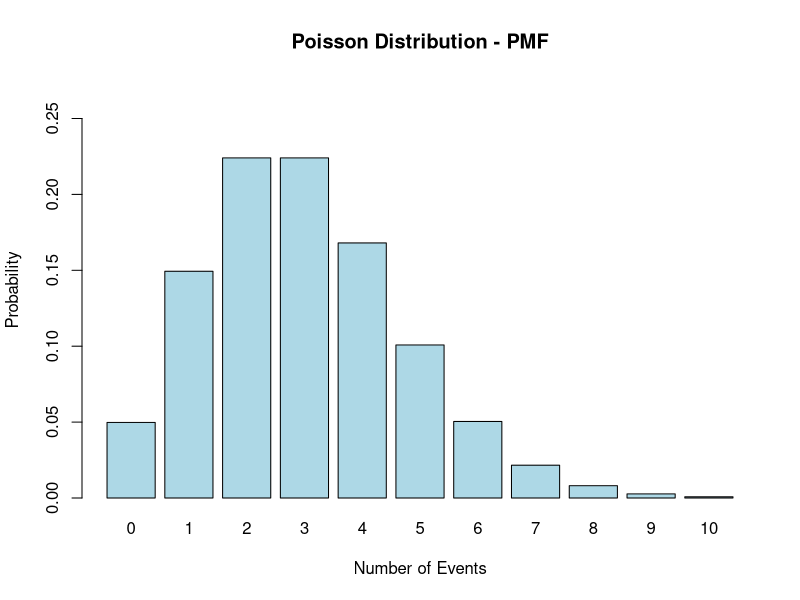

The R script that drew this image:
n <- 1000
lambda <- 3
samples <- rpois(n, lambda)
x_values <- 0:10
pmf_values <- dpois(x_values, lambda)
barplot(pmf_values, names.arg = x_values, col = "lightblue",
        main = "Poisson Distribution - PMF", 
        xlab = "Number of Events", ylab = "Probability", 
        ylim = c(0, max(pmf_values) + 0.05))

